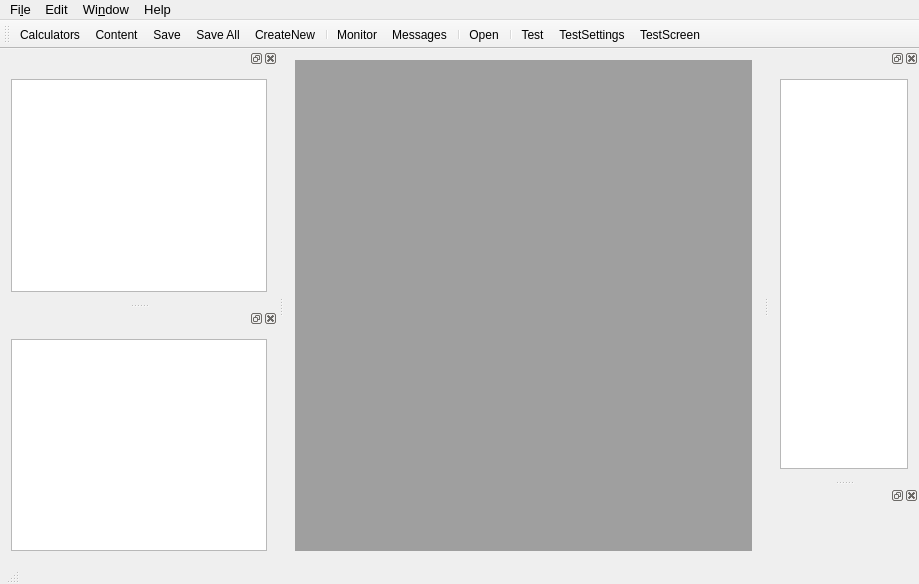
<?xml version="1.0" encoding="UTF-8"?>
<ui version="4.0">
 <author>Ian Gebbie</author>
 <class>MainWindow</class>
 <widget class="QMainWindow" name="MainWindow">
  <property name="geometry">
   <rect>
    <x>0</x>
    <y>0</y>
    <width>919</width>
    <height>584</height>
   </rect>
  </property>
  <property name="windowTitle">
   <string>Linux HP Connect</string>
  </property>
  <widget class="QWidget" name="centralWidget">
   <layout class="QHBoxLayout" name="horizontalLayout">
    <item>
     <widget class="QMdiArea" name="mdiArea">
      <property name="verticalScrollBarPolicy">
       <enum>Qt::ScrollBarAsNeeded</enum>
      </property>
      <property name="horizontalScrollBarPolicy">
       <enum>Qt::ScrollBarAsNeeded</enum>
      </property>
     </widget>
    </item>
   </layout>
  </widget>
  <widget class="QMenuBar" name="menuBar">
   <property name="geometry">
    <rect>
     <x>0</x>
     <y>0</y>
     <width>919</width>
     <height>30</height>
    </rect>
   </property>
   <property name="font">
    <font>
     <pointsize>10</pointsize>
    </font>
   </property>
   <widget class="QMenu" name="menuFile">
    <property name="title">
     <string>Fi&amp;le</string>
    </property>
    <addaction name="actionExit"/>
   </widget>
   <widget class="QMenu" name="menuEdit">
    <property name="title">
     <string>Edit</string>
    </property>
    <addaction name="actionCut"/>
    <addaction name="actionCopy"/>
    <addaction name="actionPaste"/>
    <addaction name="separator"/>
    <addaction name="actionPreferences"/>
   </widget>
   <widget class="QMenu" name="menuWindow">
    <property name="title">
     <string>Wi&amp;ndow</string>
    </property>
    <addaction name="actionClose"/>
    <addaction name="actionClose_all"/>
    <addaction name="separator"/>
    <addaction name="actionTile"/>
    <addaction name="actionCascade"/>
    <addaction name="separator"/>
    <addaction name="actionNext"/>
    <addaction name="actionPrevious"/>
    <addaction name="separator"/>
    <addaction name="actionMessages"/>
    <addaction name="actionMonitor"/>
    <addaction name="actionCalculators"/>
    <addaction name="actionContent"/>
    <addaction name="actionLog"/>
   </widget>
   <widget class="QMenu" name="menuHelp">
    <property name="title">
     <string>Help</string>
    </property>
    <addaction name="actionAbout_HP_Connect"/>
   </widget>
   <addaction name="menuFile"/>
   <addaction name="menuEdit"/>
   <addaction name="menuWindow"/>
   <addaction name="menuHelp"/>
  </widget>
  <widget class="QStatusBar" name="statusBar">
   <property name="sizePolicy">
    <sizepolicy hsizetype="Maximum" vsizetype="Maximum">
     <horstretch>0</horstretch>
     <verstretch>0</verstretch>
    </sizepolicy>
   </property>
  </widget>
  <widget class="QDockWidget" name="dwCalculator">
   <property name="sizePolicy">
    <sizepolicy hsizetype="Ignored" vsizetype="Expanding">
     <horstretch>0</horstretch>
     <verstretch>0</verstretch>
    </sizepolicy>
   </property>
   <property name="minimumSize">
    <size>
     <width>104</width>
     <height>184</height>
    </size>
   </property>
   <property name="maximumSize">
    <size>
     <width>524287</width>
     <height>524290</height>
    </size>
   </property>
   <property name="baseSize">
    <size>
     <width>200</width>
     <height>200</height>
    </size>
   </property>
   <attribute name="dockWidgetArea">
    <number>1</number>
   </attribute>
   <widget class="QWidget" name="wCalculator">
    <property name="sizePolicy">
     <sizepolicy hsizetype="Expanding" vsizetype="Expanding">
      <horstretch>0</horstretch>
      <verstretch>0</verstretch>
     </sizepolicy>
    </property>
    <property name="minimumSize">
     <size>
      <width>100</width>
      <height>150</height>
     </size>
    </property>
    <layout class="QVBoxLayout" name="verticalLayout_3">
     <item>
      <widget class="QTreeView" name="tvCalculators">
       <property name="sizePolicy">
        <sizepolicy hsizetype="Expanding" vsizetype="Expanding">
         <horstretch>0</horstretch>
         <verstretch>0</verstretch>
        </sizepolicy>
       </property>
       <property name="contextMenuPolicy">
        <enum>Qt::CustomContextMenu</enum>
       </property>
       <property name="lineWidth">
        <number>2</number>
       </property>
       <property name="midLineWidth">
        <number>1</number>
       </property>
       <attribute name="headerVisible">
        <bool>false</bool>
       </attribute>
      </widget>
     </item>
    </layout>
   </widget>
  </widget>
  <widget class="QToolBar" name="toolBar">
   <property name="windowTitle">
    <string>toolBar</string>
   </property>
   <attribute name="toolBarArea">
    <enum>TopToolBarArea</enum>
   </attribute>
   <attribute name="toolBarBreak">
    <bool>false</bool>
   </attribute>
   <addaction name="actionCalculators"/>
   <addaction name="actionContent"/>
   <addaction name="actionSave"/>
   <addaction name="actionSave_All"/>
   <addaction name="actionCreateNew"/>
   <addaction name="separator"/>
   <addaction name="actionMonitor"/>
   <addaction name="actionMessages"/>
   <addaction name="separator"/>
   <addaction name="actionOpen"/>
   <addaction name="separator"/>
   <addaction name="actionTest"/>
   <addaction name="actionTestSettings"/>
   <addaction name="actionTestScreen"/>
  </widget>
  <widget class="QDockWidget" name="dwContent">
   <property name="sizePolicy">
    <sizepolicy hsizetype="Ignored" vsizetype="Expanding">
     <horstretch>0</horstretch>
     <verstretch>0</verstretch>
    </sizepolicy>
   </property>
   <property name="minimumSize">
    <size>
     <width>200</width>
     <height>130</height>
    </size>
   </property>
   <property name="maximumSize">
    <size>
     <width>524287</width>
     <height>524287</height>
    </size>
   </property>
   <attribute name="dockWidgetArea">
    <number>1</number>
   </attribute>
   <widget class="QWidget" name="wContent">
    <property name="sizePolicy">
     <sizepolicy hsizetype="Expanding" vsizetype="Expanding">
      <horstretch>0</horstretch>
      <verstretch>0</verstretch>
     </sizepolicy>
    </property>
    <layout class="QVBoxLayout" name="verticalLayout_2">
     <item>
      <widget class="QTreeView" name="tvContent"/>
     </item>
    </layout>
   </widget>
  </widget>
  <widget class="QDockWidget" name="dwMessenger">
   <property name="sizePolicy">
    <sizepolicy hsizetype="Ignored" vsizetype="Expanding">
     <horstretch>0</horstretch>
     <verstretch>0</verstretch>
    </sizepolicy>
   </property>
   <property name="maximumSize">
    <size>
     <width>150</width>
     <height>524287</height>
    </size>
   </property>
   <attribute name="dockWidgetArea">
    <number>2</number>
   </attribute>
   <widget class="QWidget" name="wMessage">
    <property name="sizePolicy">
     <sizepolicy hsizetype="Expanding" vsizetype="Expanding">
      <horstretch>0</horstretch>
      <verstretch>0</verstretch>
     </sizepolicy>
    </property>
    <layout class="QVBoxLayout" name="verticalLayout">
     <item>
      <widget class="QTextEdit" name="teMessage"/>
     </item>
    </layout>
   </widget>
  </widget>
  <widget class="QDockWidget" name="dwMonitor">
   <property name="sizePolicy">
    <sizepolicy hsizetype="Ignored" vsizetype="Expanding">
     <horstretch>0</horstretch>
     <verstretch>0</verstretch>
    </sizepolicy>
   </property>
   <attribute name="dockWidgetArea">
    <number>2</number>
   </attribute>
   <widget class="QWidget" name="wMonitor">
    <property name="sizePolicy">
     <sizepolicy hsizetype="Expanding" vsizetype="Expanding">
      <horstretch>0</horstretch>
      <verstretch>0</verstretch>
     </sizepolicy>
    </property>
    <layout class="QVBoxLayout" name="verticalLayout_4">
     <item>
      <layout class="QGridLayout" name="wMonitorGrid" rowstretch="0" columnstretch="0" rowminimumheight="0"/>
     </item>
    </layout>
   </widget>
  </widget>
  <action name="actionCut">
   <property name="icon">
    <iconset theme="cut" resource="qthpconnect.qrc">
     <normaloff>:/icons/cut_32x32.png</normaloff>:/icons/cut_32x32.png</iconset>
   </property>
   <property name="text">
    <string>&amp;Cut</string>
   </property>
   <property name="font">
    <font/>
   </property>
  </action>
  <action name="actionCopy">
   <property name="icon">
    <iconset theme="action_copy" resource="qthpconnect.qrc">
     <normaloff>:/icons/copy_32x32.png</normaloff>:/icons/copy_32x32.png</iconset>
   </property>
   <property name="text">
    <string>C&amp;opy</string>
   </property>
   <property name="font">
    <font/>
   </property>
  </action>
  <action name="actionPaste">
   <property name="icon">
    <iconset resource="qthpconnect.qrc">
     <normaloff>:/icons/paste_32x32.png</normaloff>:/icons/paste_32x32.png</iconset>
   </property>
   <property name="text">
    <string>&amp;Paste</string>
   </property>
  </action>
  <action name="actionClose">
   <property name="text">
    <string>&amp;Close</string>
   </property>
  </action>
  <action name="actionClose_all">
   <property name="text">
    <string>C&amp;lose all</string>
   </property>
  </action>
  <action name="actionTile">
   <property name="text">
    <string>&amp;Tile</string>
   </property>
  </action>
  <action name="actionCascade">
   <property name="text">
    <string>Ca&amp;scade</string>
   </property>
  </action>
  <action name="actionNext">
   <property name="text">
    <string>&amp;Next</string>
   </property>
  </action>
  <action name="actionMessages">
   <property name="icon">
    <iconset resource="qthpconnect.qrc">
     <normaloff>:/icons/chat_32x32.png</normaloff>:/icons/chat_32x32.png</iconset>
   </property>
   <property name="text">
    <string>&amp;Messages</string>
   </property>
  </action>
  <action name="actionMonitor">
   <property name="icon">
    <iconset resource="qthpconnect.qrc">
     <normaloff>:/icons/monitor_32x32.png</normaloff>:/icons/monitor_32x32.png</iconset>
   </property>
   <property name="text">
    <string>M&amp;onitor</string>
   </property>
  </action>
  <action name="actionCalculators">
   <property name="icon">
    <iconset resource="qthpconnect.qrc">
     <normaloff>:/icons/calc_tree_32x32.png</normaloff>:/icons/calc_tree_32x32.png</iconset>
   </property>
   <property name="text">
    <string>Calc&amp;ulators</string>
   </property>
  </action>
  <action name="actionAbout_HP_Connect">
   <property name="icon">
    <iconset theme="about" resource="qthpconnect.qrc">
     <normaloff>:/icons/about_32x32.png</normaloff>:/icons/about_32x32.png</iconset>
   </property>
   <property name="text">
    <string>&amp;About HP Connect</string>
   </property>
   <property name="font">
    <font/>
   </property>
  </action>
  <action name="actionPreferences">
   <property name="icon">
    <iconset resource="qthpconnect.qrc">
     <normaloff>:/icons/preferences_32x32.png</normaloff>:/icons/preferences_32x32.png</iconset>
   </property>
   <property name="text">
    <string>P&amp;references</string>
   </property>
   <property name="font">
    <font/>
   </property>
  </action>
  <action name="actionPrevious">
   <property name="text">
    <string>&amp;Previous</string>
   </property>
  </action>
  <action name="actionContent">
   <property name="icon">
    <iconset resource="qthpconnect.qrc">
     <normaloff>:/icons/content_32x32.png</normaloff>:/icons/content_32x32.png</iconset>
   </property>
   <property name="text">
    <string>Cont&amp;ent</string>
   </property>
  </action>
  <action name="actionSave">
   <property name="icon">
    <iconset resource="qthpconnect.qrc">
     <normaloff>:/icons/save_32x32.png</normaloff>:/icons/save_32x32.png</iconset>
   </property>
   <property name="text">
    <string>Save</string>
   </property>
  </action>
  <action name="actionSave_All">
   <property name="icon">
    <iconset resource="qthpconnect.qrc">
     <normaloff>:/icons/save_all_32x32.png</normaloff>:/icons/save_all_32x32.png</iconset>
   </property>
   <property name="text">
    <string>Save All</string>
   </property>
  </action>
  <action name="actionCreateNew">
   <property name="icon">
    <iconset resource="qthpconnect.qrc">
     <normaloff>:/icons/add_new_32x32.png</normaloff>:/icons/add_new_32x32.png</iconset>
   </property>
   <property name="text">
    <string>CreateNew</string>
   </property>
  </action>
  <action name="actionExit">
   <property name="icon">
    <iconset resource="qthpconnect.qrc">
     <normaloff>:/icons/delete_32x32.png</normaloff>:/icons/delete_32x32.png</iconset>
   </property>
   <property name="text">
    <string>&amp;Exit</string>
   </property>
  </action>
  <action name="actionOpen">
   <property name="icon">
    <iconset resource="qthpconnect.qrc">
     <normaloff>:/icons/add_icon_32x32.png</normaloff>:/icons/add_icon_32x32.png</iconset>
   </property>
   <property name="text">
    <string>Open</string>
   </property>
  </action>
  <action name="actionLog">
   <property name="icon">
    <iconset resource="qthpconnect.qrc">
     <normaloff>:/icons/note_32x32.png</normaloff>:/icons/note_32x32.png</iconset>
   </property>
   <property name="text">
    <string>Lo&amp;g</string>
   </property>
  </action>
  <action name="actionTest">
   <property name="icon">
    <iconset resource="qthpconnect.qrc">
     <normaloff>:/icons/clone_to_32x32.png</normaloff>:/icons/clone_to_32x32.png</iconset>
   </property>
   <property name="text">
    <string>Test</string>
   </property>
   <property name="toolTip">
    <string>Test Button</string>
   </property>
  </action>
  <action name="actionTreePreference">
   <property name="icon">
    <iconset resource="qthpconnect.qrc">
     <normaloff>:/icons/preferences_32x32.png</normaloff>:/icons/preferences_32x32.png</iconset>
   </property>
   <property name="text">
    <string>TreePreference</string>
   </property>
  </action>
  <action name="actionTestSettings">
   <property name="icon">
    <iconset resource="qthpconnect.qrc">
     <normaloff>:/icons/preferences_32x32.png</normaloff>:/icons/preferences_32x32.png</iconset>
   </property>
   <property name="text">
    <string>TestSettings</string>
   </property>
  </action>
  <action name="actionTestScreen">
   <property name="icon">
    <iconset resource="qthpconnect.qrc">
     <normaloff>:/icons/add_background_32x32.png</normaloff>:/icons/add_background_32x32.png</iconset>
   </property>
   <property name="text">
    <string>TestScreen</string>
   </property>
   <property name="toolTip">
    <string>Test get Screen Function</string>
   </property>
  </action>
 </widget>
 <layoutdefault spacing="6" margin="11"/>
 <resources>
  <include location="qthpconnect.qrc"/>
 </resources>
 <connections/>
</ui>
